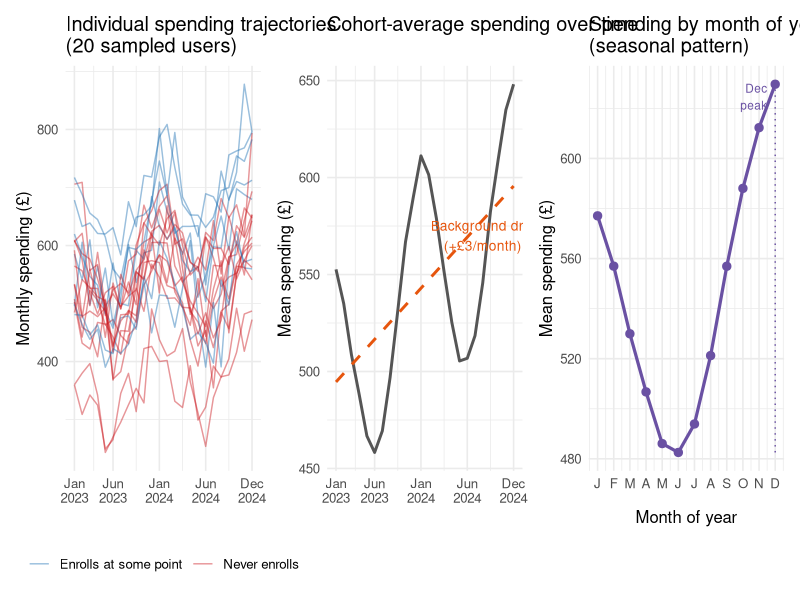
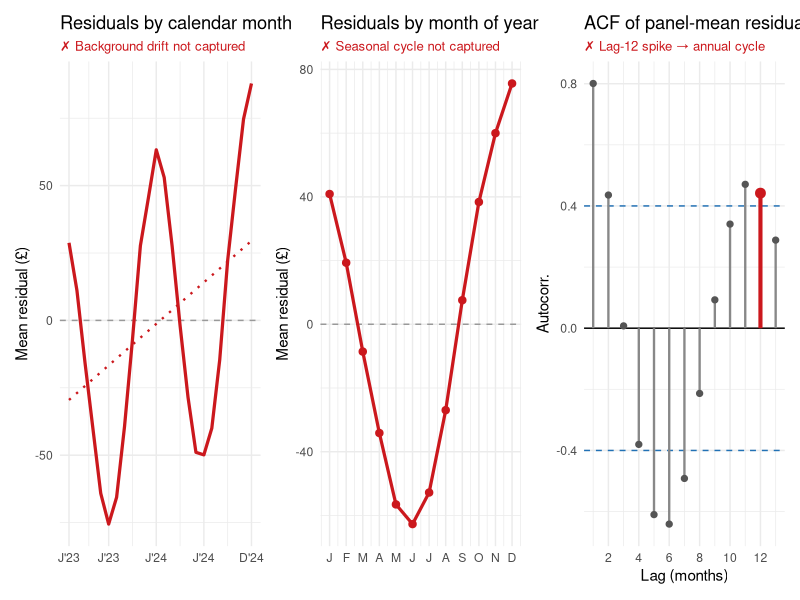
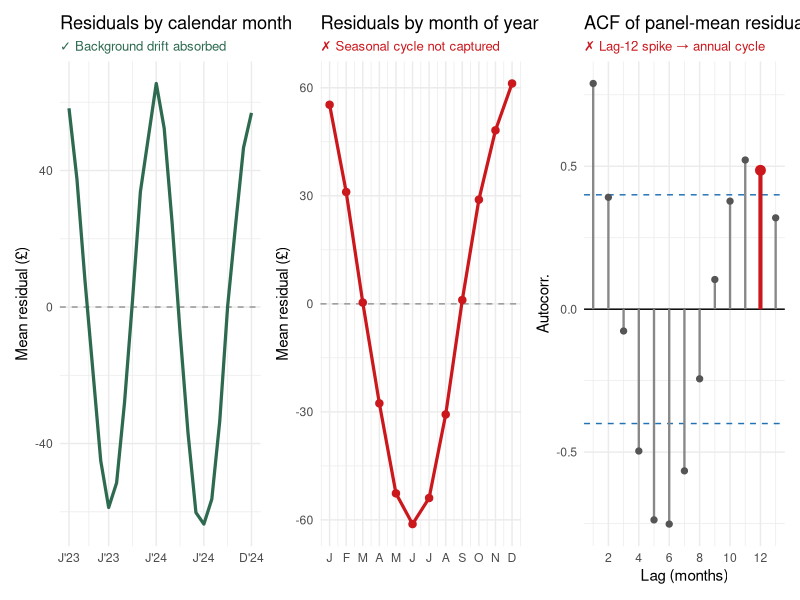
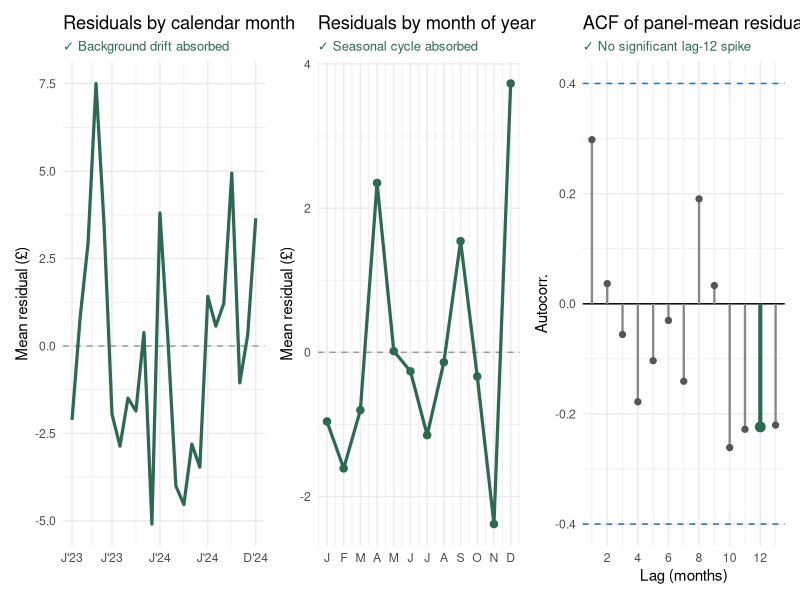
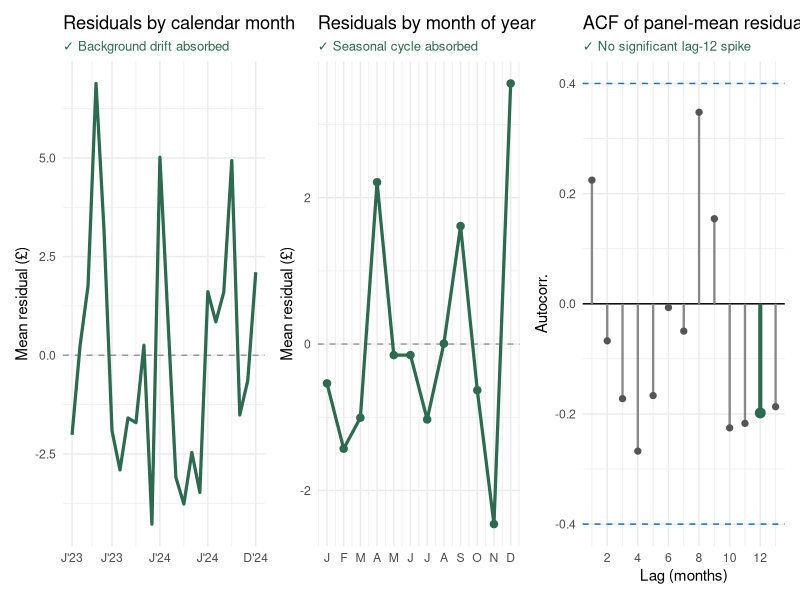
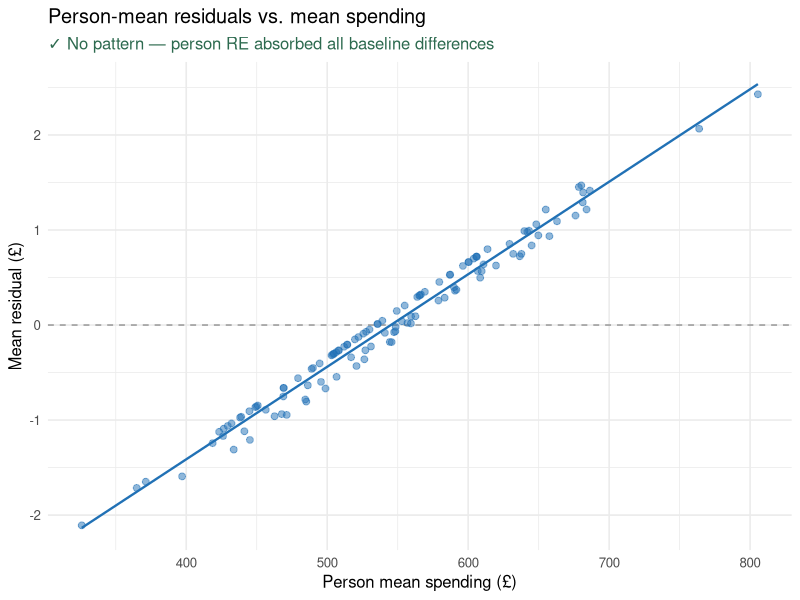
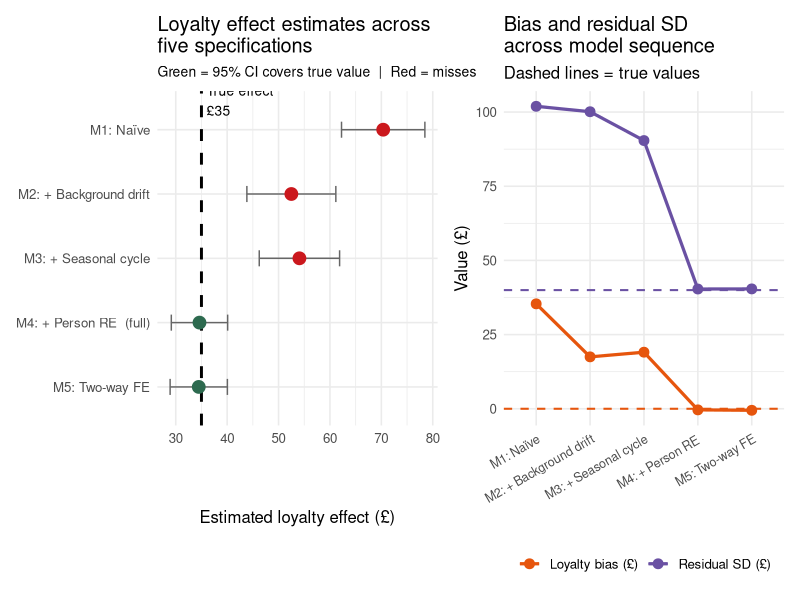

Source code (R) for these figures, in order:
## ---- chunk 1
library(tidyverse)
library(lme4)
library(lmerTest)
library(broom.mixed)
library(broom)
library(ggplot2)
library(patchwork)
## ---- chunk 2
set.seed(2025)

n_hh     <- 120
n_months <- 24

# ── True DGP parameters ───────────────────────────────────────────────────
true_loyalty   <- 35   # £/month causal program effect
true_trend     <- 3    # £/month background drift (platform growth + inflation)
true_amplitude <- 60   # seasonal ±£60 (Dec peak, Jun trough)
true_person_sd <- 80   # between-person SD
true_resid_sd  <- 40   # within-person noise SD

# ── Person-level baselines ────────────────────────────────────────────────
person_baselines <- rnorm(n_hh, 500, true_person_sd)

# ── Staggered enrollment via discrete-time hazard ─────────────────────────
# Each non-enrolled user has a monthly probability of joining, which is:
#   (a) higher for users with higher baseline spending, and
#   (b) boosted in November (moy=11) and December (moy=12) by a marketing campaign.
# ~65% of users will eventually enroll; the rest never do.
enroll_month <- rep(NA_integer_, n_hh)
for (hh in seq_len(n_hh)) {
  for (m in 4:22) {
    moy <- ((m - 1L) %% 12L) + 1L
    p_base    <- 0.025                                               # 2.5% base monthly hazard
    p_person  <- max(0, (person_baselines[hh] - 500) / 80) * 0.025  # high spenders more likely
    p_holiday <- if (moy %in% c(11L, 12L)) 0.05 else 0             # holiday marketing boost
    p         <- min(p_base + p_person + p_holiday, 0.15)
    if (runif(1) < p) { enroll_month[hh] <- m; break }
  }
}

# ── Build the panel ────────────────────────────────────────────────────────
df <- expand_grid(person = seq_len(n_hh), month = seq_len(n_months)) |>
  mutate(
    month_of_year = ((month - 1L) %% 12L) + 1L,
    cos_12 = cos(2 * pi * month_of_year / 12),  # Fourier basis for 12-month cycle
    sin_12 = sin(2 * pi * month_of_year / 12),
    enroll_m = enroll_month[person],
    loyalty  = as.integer(!is.na(enroll_m) & month >= enroll_m),
    # True outcome components (exposed for diagnostics)
    person_component   = person_baselines[person],
    drift_component    = true_trend * month,
    seasonal_component = true_amplitude * cos_12,
    true_y = person_component + drift_component + seasonal_component +
             true_loyalty * loyalty,
    # Observed spending
    noise    = rnorm(n(), 0, true_resid_sd),
    spending = true_y + noise,
    person_f = factor(person)
  )

cat("Users enrolled by end of study:", sum(!is.na(enroll_month)),
    "/", n_hh, sprintf("(%.0f%%)\n", 100 * mean(!is.na(enroll_month))))
## ---- chunk 3
df |>
  filter(person == 12) |>
  select(person, month, month_of_year, loyalty, spending,
         person_component, drift_component, seasonal_component) |>
  slice(c(1:4, 11:14)) |>
  mutate(across(where(is.double), round, 1)) |>
  knitr::kable(
    col.names = c("Person", "Month", "MoY", "Loyal", "Spending",
                  "Person baseline", "Drift", "Seasonal"),
    caption = "Eight rows from one user: baseline + drift + seasonal + noise = spending"
  )
## ---- chunk 4
set.seed(1)
sample_ids <- sample(seq_len(n_hh), 20)

p_spaghetti <- df |>
  filter(person %in% sample_ids) |>
  mutate(enrolled = factor(
    if_else(!is.na(enroll_m), "Enrolls at some point", "Never enrolls"))) |>
  ggplot(aes(x = month, y = spending, group = person, color = enrolled)) +
  geom_line(alpha = 0.45, linewidth = 0.5) +
  scale_color_manual(values = c("Enrolls at some point" = "#2171b5",
                                "Never enrolls"         = "#cb181d")) +
  scale_x_continuous(breaks = c(1, 6, 12, 18, 24),
    labels = c("Jan\n2023","Jun\n2023","Jan\n2024","Jun\n2024","Dec\n2024")) +
  labs(title = "Individual spending trajectories\n(20 sampled users)",
       x = NULL, y = "Monthly spending (£)", color = NULL) +
  theme_minimal(base_size = 12) +
  theme(legend.position = "bottom")

p_mean <- df |>
  group_by(month) |>
  summarise(mean_spending = mean(spending), .groups = "drop") |>
  ggplot(aes(x = month, y = mean_spending)) +
  geom_line(color = "#555555", linewidth = 1) +
  geom_smooth(method = "lm", se = FALSE, color = "#e6550d", linetype = "dashed") +
  annotate("text", x = 20, y = 570,
           label = "Background drift\n(+£3/month)", color = "#e6550d", size = 3.5) +
  scale_x_continuous(breaks = c(1, 6, 12, 18, 24),
    labels = c("Jan\n2023","Jun\n2023","Jan\n2024","Jun\n2024","Dec\n2024")) +
  labs(title = "Cohort-average spending over time",
       x = NULL, y = "Mean spending (£)") +
  theme_minimal(base_size = 12)

seasonal_avg <- df |>
  group_by(month_of_year) |>
  summarise(mean_spending = mean(spending), .groups = "drop")

p_seasonal <- seasonal_avg |>
  ggplot(aes(x = month_of_year, y = mean_spending)) +
  geom_line(linewidth = 1.1, color = "#6a51a3") +
  geom_point(size = 2.5, color = "#6a51a3") +
  annotate("segment", x = 12, xend = 12,
           y = min(seasonal_avg$mean_spending),
           yend = max(seasonal_avg$mean_spending),
           color = "#6a51a3", linetype = "dotted") +
  annotate("text", x = 11.5, y = max(seasonal_avg$mean_spending) - 5,
           label = "Dec\npeak", size = 3, color = "#6a51a3", hjust = 1) +
  scale_x_continuous(breaks = 1:12,
    labels = c("J","F","M","A","M","J","J","A","S","O","N","D")) +
  labs(title = "Spending by month of year\n(seasonal pattern)",
       x = "Month of year", y = "Mean spending (£)") +
  theme_minimal(base_size = 12)

p_spaghetti | p_mean | p_seasonal
## ---- chunk 5
# ── A consistent 3-panel diagnostic dashboard ─────────────────────────────
# trend_ok / seasonal_ok: TRUE once the confound is absorbed
show_diag <- function(model_obj, trend_ok = FALSE, seasonal_ok = FALSE) {

  resids <- residuals(model_obj)

  ok_col   <- "#2d6a4f"   # green = absorbed
  warn_col <- "#cb181d"   # red   = still present
  ci_b     <- qnorm(0.975) / sqrt(n_months)

  # ── Panel 1: residuals vs. calendar month (drift check) ─────────────────
  trend_sub <- if (trend_ok) "✓ Background drift absorbed"
               else          "✗ Background drift not captured"
  p_trend <- df |>
    mutate(resid = resids) |>
    group_by(month) |>
    summarise(mr = mean(resid), .groups = "drop") |>
    ggplot(aes(x = month, y = mr)) +
    geom_hline(yintercept = 0, linetype = "dashed", color = "grey60") +
    geom_line(linewidth = 1.1,
              color = if (trend_ok) ok_col else warn_col) +
    { if (!trend_ok) geom_smooth(method = "lm", se = FALSE,
                                 color = warn_col, linetype = "dotted",
                                 linewidth = 0.8)
      else           list() } +
    scale_x_continuous(breaks = c(1,6,12,18,24),
      labels = c("J'23","J'23","J'24","J'24","D'24")) +
    labs(title = "Residuals by calendar month",
         subtitle = trend_sub, x = NULL, y = "Mean residual (£)") +
    theme_minimal(base_size = 11) +
    theme(plot.subtitle = element_text(
      color = if (trend_ok) ok_col else warn_col, size = 9.5))

  # ── Panel 2: residuals vs. month-of-year (seasonal check) ───────────────
  seas_sub <- if (seasonal_ok) "✓ Seasonal cycle absorbed"
              else             "✗ Seasonal cycle not captured"
  p_seas <- df |>
    mutate(resid = resids) |>
    group_by(month_of_year) |>
    summarise(mr = mean(resid), .groups = "drop") |>
    ggplot(aes(x = month_of_year, y = mr)) +
    geom_hline(yintercept = 0, linetype = "dashed", color = "grey60") +
    geom_line(linewidth = 1.1,
              color = if (seasonal_ok) ok_col else warn_col) +
    geom_point(size = 2.2,
               color = if (seasonal_ok) ok_col else warn_col) +
    scale_x_continuous(breaks = 1:12,
      labels = c("J","F","M","A","M","J","J","A","S","O","N","D")) +
    labs(title = "Residuals by month of year",
         subtitle = seas_sub, x = NULL, y = "Mean residual (£)") +
    theme_minimal(base_size = 11) +
    theme(plot.subtitle = element_text(
      color = if (seasonal_ok) ok_col else warn_col, size = 9.5))

  # ── Panel 3: ACF of panel-mean residuals ─────────────────────────────────
  panel_mr <- df |>
    mutate(resid = resids) |>
    group_by(month) |>
    summarise(mr = mean(resid), .groups = "drop") |>
    pull(mr)
  acf_r <- acf(panel_mr, plot = FALSE, lag.max = 13)
  acf_df <- tibble(lag = as.integer(acf_r$lag[-1]),
                   a   = as.numeric(acf_r$acf[-1]))
  lag12_sig <- abs(acf_df$a[acf_df$lag == 12]) > ci_b
  acf_col  <- if (!lag12_sig) ok_col else warn_col
  acf_sub  <- if (!lag12_sig) "✓ No significant lag-12 spike"
              else             "✗ Lag-12 spike → annual cycle"

  p_acf <- acf_df |>
    ggplot(aes(x = lag, y = a)) +
    geom_hline(yintercept = 0) +
    geom_hline(yintercept = c(-1, 1) * ci_b,
               linetype = "dashed", color = "#2171b5") +
    geom_segment(aes(xend = lag, yend = 0),
                 color = "#888888", linewidth = 0.8) +
    geom_segment(data = filter(acf_df, lag == 12),
                 aes(xend = lag, yend = 0),
                 color = acf_col, linewidth = 1.4) +
    geom_point(color = "#555555", size = 1.8) +
    geom_point(data = filter(acf_df, lag == 12),
               color = acf_col, size = 3) +
    scale_x_continuous(breaks = c(2,4,6,8,10,12)) +
    labs(title = "ACF of panel-mean residuals",
         subtitle = acf_sub,
         x = "Lag (months)", y = "Autocorr.") +
    theme_minimal(base_size = 11) +
    theme(plot.subtitle = element_text(color = acf_col, size = 9.5))

  p_trend | p_seas | p_acf
}
## ---- chunk 6
m1 <- lm(spending ~ loyalty, data = df)

# ── Full results table ───────────────────────────────────────────────────
bind_rows(
  tidy(m1) |> filter(term == "loyalty") |>
    mutate(true_value = true_loyalty, parameter = "Loyalty effect (£)"),
  tibble(term = "σ_residual", estimate = sigma(m1), std.error = NA_real_,
         statistic = NA_real_, p.value = NA_real_,
         true_value = true_resid_sd, parameter = "Residual SD (£)")
) |>
  mutate(bias = estimate - true_value) |>
  select(parameter, estimate, std.error, true_value, bias) |>
  knitr::kable(digits = 2,
    caption = "Model 1 — naïve pooled regression. True loyalty effect = £35.")
## ---- chunk 7
show_diag(m1, trend_ok = FALSE, seasonal_ok = FALSE)
## ---- chunk 8
m2 <- lm(spending ~ loyalty + month, data = df)

bind_rows(
  tidy(m2) |> filter(term %in% c("loyalty", "month")) |>
    mutate(true_value = c(true_loyalty, true_trend),
           parameter  = c("Loyalty effect (£)", "Background drift (£/month)")),
  tibble(term = "σ_residual", estimate = sigma(m2), std.error = NA_real_,
         statistic = NA_real_, p.value = NA_real_,
         true_value = true_resid_sd, parameter = "Residual SD (£)")
) |>
  mutate(bias = estimate - true_value) |>
  select(parameter, estimate, std.error, true_value, bias) |>
  knitr::kable(digits = 2,
    caption = "Model 2 — loyalty + linear drift. True drift = £3/month.")
## ---- chunk 9
show_diag(m2, trend_ok = TRUE, seasonal_ok = FALSE)
## ---- chunk 10
m3 <- lm(spending ~ loyalty + month + cos_12 + sin_12, data = df)

bind_rows(
  tidy(m3) |>
    filter(term %in% c("loyalty", "month", "cos_12", "sin_12")) |>
    mutate(true_value = c(true_loyalty, true_trend, true_amplitude, 0),
           parameter  = c("Loyalty effect (£)", "Background drift (£/month)",
                          "Seasonal cosine (£)", "Seasonal sine (£)")),
  tibble(term = "σ_residual", estimate = sigma(m3), std.error = NA_real_,
         statistic = NA_real_, p.value = NA_real_,
         true_value = true_resid_sd, parameter = "Residual SD (£)")
) |>
  mutate(bias = estimate - true_value) |>
  select(parameter, estimate, std.error, true_value, bias) |>
  knitr::kable(digits = 2,
    caption = "Model 3 — loyalty + drift + Fourier seasonal.")
## ---- chunk 11
show_diag(m3, trend_ok = TRUE, seasonal_ok = TRUE)
## ---- chunk 12
m4 <- lmer(spending ~ loyalty + month + cos_12 + sin_12 + (1 | person_f),
           data = df)

person_sd_est  <- as.data.frame(VarCorr(m4)) |>
  filter(grp == "person_f") |> pull(sdcor)
resid_sd_est   <- sigma(m4)

bind_rows(
  tidy(m4, effects = "fixed") |>
    filter(term %in% c("loyalty", "month", "cos_12", "sin_12")) |>
    mutate(true_value = c(true_loyalty, true_trend, true_amplitude, 0),
           parameter  = c("Loyalty effect (£)", "Background drift (£/month)",
                          "Seasonal cosine (£)", "Seasonal sine (£)")),
  tibble(term = "σ_person", estimate = person_sd_est, std.error = NA_real_,
         statistic = NA_real_, p.value = NA_real_,
         true_value = true_person_sd, parameter = "Person SD (£)"),
  tibble(term = "σ_residual", estimate = resid_sd_est, std.error = NA_real_,
         statistic = NA_real_, p.value = NA_real_,
         true_value = true_resid_sd, parameter = "Residual SD (£)")
) |>
  mutate(bias = estimate - true_value) |>
  select(parameter, estimate, std.error, true_value, bias) |>
  knitr::kable(digits = 2,
    caption = "Model 4 — full specification: loyalty + drift + Fourier + person RE.")
## ---- chunk 13
show_diag(m4, trend_ok = TRUE, seasonal_ok = TRUE)
## ---- chunk 14
df |>
  mutate(resid = residuals(m4)) |>
  group_by(person) |>
  summarise(mean_resid    = mean(resid),
            mean_spending = mean(spending), .groups = "drop") |>
  ggplot(aes(x = mean_spending, y = mean_resid)) +
  geom_hline(yintercept = 0, linetype = "dashed", color = "grey60") +
  geom_point(alpha = 0.5, color = "#2171b5", size = 2) +
  geom_smooth(method = "lm", se = FALSE, color = "#2171b5", linewidth = 0.8) +
  labs(title = "Person-mean residuals vs. mean spending",
       subtitle = "✓ No pattern — person RE absorbed all baseline differences",
       x = "Person mean spending (£)", y = "Mean residual (£)") +
  theme_minimal(base_size = 12) +
  theme(plot.subtitle = element_text(color = "#2d6a4f"))
## ---- chunk 15
m5 <- lm(spending ~ loyalty + factor(month) + factor(person_f), data = df)

tidy(m5) |>
  filter(term == "loyalty") |>
  mutate(true_value = true_loyalty,
         bias       = estimate - true_value,
         sigma_resid = sigma(m5),
         parameter  = "Loyalty effect (£)") |>
  select(parameter, estimate, std.error, true_value, bias, sigma_resid) |>
  knitr::kable(digits = 2,
    caption = "Model 5 — two-way FE: loyalty + month dummies + person dummies.")
## ---- chunk 16
extract_loyalty <- function(model, label) {
  if (inherits(model, "lmerMod")) {
    broom.mixed::tidy(model, effects = "fixed") |>
      filter(term == "loyalty") |> mutate(model = label)
  } else {
    broom::tidy(model) |>
      filter(term == "loyalty") |> mutate(model = label)
  }
}

comp <- bind_rows(
  extract_loyalty(m1, "M1: Naïve"),
  extract_loyalty(m2, "M2: + Background drift"),
  extract_loyalty(m3, "M3: + Seasonal cycle"),
  extract_loyalty(m4, "M4: + Person RE  (full)"),
  extract_loyalty(m5, "M5: Two-way FE")
) |>
  mutate(
    model  = factor(model, levels = rev(unique(model))),
    ci_low  = estimate - 1.96 * std.error,
    ci_high = estimate + 1.96 * std.error,
    covers  = ci_low <= true_loyalty & true_loyalty <= ci_high,
    dot_col = if_else(covers, "#2d6a4f", "#cb181d")
  )

# ── Forest plot ────────────────────────────────────────────────────────────
p_forest <- comp |>
  ggplot(aes(x = estimate, y = model)) +
  geom_vline(xintercept = true_loyalty, linetype = "dashed",
             color = "black", linewidth = 1) +
  geom_errorbarh(aes(xmin = ci_low, xmax = ci_high),
                 height = 0.25, color = "grey40") +
  geom_point(aes(color = dot_col), size = 4) +
  scale_color_identity() +
  annotate("text", x = true_loyalty + 1, y = 5.45,
           label = "True effect\n£35", hjust = 0, size = 3.5) +
  labs(title = "Loyalty effect estimates across\nfive specifications",
       subtitle = "Green = 95% CI covers true value  |  Red = misses",
       x = "Estimated loyalty effect (£)", y = NULL) +
  theme_minimal(base_size = 12) +
  theme(plot.subtitle = element_text(size = 10))

# ── Bias & residual SD progression ─────────────────────────────────────────
sigma_vals <- c(sigma(m1), sigma(m2), sigma(m3), sigma(m4), sigma(m5))
bias_vals  <- comp |> arrange(desc(model)) |> pull(estimate) - true_loyalty

p_bias <- tibble(
  model = factor(rev(levels(comp$model)), levels = rev(levels(comp$model))),
  bias  = bias_vals,
  sigma = sigma_vals
) |>
  pivot_longer(c(bias, sigma), names_to = "metric", values_to = "value") |>
  mutate(metric = recode(metric,
    bias  = "Loyalty bias (£)",
    sigma = "Residual SD (£)"
  )) |>
  ggplot(aes(x = model, y = value, group = metric, color = metric)) +
  geom_hline(data = tibble(metric = c("Loyalty bias (£)", "Residual SD (£)"),
                           ref    = c(0, true_resid_sd)),
             aes(yintercept = ref, color = metric),
             linetype = "dashed", linewidth = 0.7, inherit.aes = FALSE) +
  geom_line(linewidth = 1.1) +
  geom_point(size = 3) +
  scale_color_manual(values = c("Loyalty bias (£)" = "#e6550d",
                                "Residual SD (£)"  = "#6a51a3")) +
  scale_x_discrete(labels = function(x) str_replace(x, " \\(full\\)", "")) +
  labs(title = "Bias and residual SD\nacross model sequence",
       subtitle = "Dashed lines = true values",
       x = NULL, y = "Value (£)", color = NULL) +
  theme_minimal(base_size = 12) +
  theme(axis.text.x = element_text(angle = 30, hjust = 1, size = 9),
        legend.position = "bottom")

p_forest | p_bias
## ---- chunk 17
comp |>
  arrange(desc(model)) |>
  mutate(
    bias    = round(estimate - true_loyalty, 1),
    ci_low  = round(ci_low, 1),
    ci_high = round(ci_high, 1),
    covers  = if_else(covers, "Yes ✓", "No ✗")
  ) |>
  select(model, estimate, std.error, bias, ci_low, ci_high, covers) |>
  knitr::kable(digits = 2,
    col.names = c("Model", "Estimate", "SE", "Bias",
                  "95% CI low", "95% CI high", "CI covers £35?"),
    caption = "All five models vs. the true loyalty effect of £35.")
## ---- chunk 18
knitr::kable(
  tibble(
    Step = 1:5,
    `Plot or test` = c(
      "Mean outcome vs. calendar time",
      "Mean outcome vs. time-of-year",
      "Mean residuals vs. calendar time",
      "Mean residuals vs. time-of-year",
      "ACF of panel-mean residuals"
    ),
    `What you are looking for` = c(
      "Upward/downward slope → background drift present",
      "Repeated wave pattern → seasonal cycle present",
      "Still drifts after controls → drift not fully captured",
      "Still waves after controls → seasonality not captured",
      "Spike at lag k → k-period autocorrelation remaining"
    ),
    Remedy = c(
      "Add month as linear (or polynomial) predictor",
      "Add Fourier sin/cos terms or seasonal dummies",
      "Add higher-order polynomial or period dummies",
      "Add Fourier terms or seasonal dummy variables",
      "Model residual autocorrelation (Part 5: AR structures)"
    )
  ),
  caption = "Five-step diagnostic sequence for longitudinal time structure"
)
